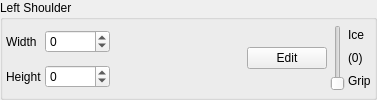
        <widget class="QGroupBox" name="groupBox_6">
         <property name="title">
          <string>Left Shoulder</string>
         </property>
         <layout class="QGridLayout" name="gridLayout_4">
          <property name="leftMargin">
           <number>3</number>
          </property>
          <property name="topMargin">
           <number>3</number>
          </property>
          <property name="rightMargin">
           <number>3</number>
          </property>
          <property name="bottomMargin">
           <number>3</number>
          </property>
          <property name="spacing">
           <number>3</number>
          </property>
          <item row="1" column="0">
           <widget class="QLabel" name="label_31">
            <property name="text">
             <string>Height</string>
            </property>
           </widget>
          </item>
          <item row="1" column="1">
           <widget class="QSpinBox" name="sbLShoulderHeight">
            <property name="minimum">
             <number>-65535</number>
            </property>
            <property name="maximum">
             <number>65535</number>
            </property>
            <property name="singleStep">
             <number>100</number>
            </property>
           </widget>
          </item>
          <item row="0" column="1">
           <widget class="QSpinBox" name="sbLShoulderWidth">
            <property name="minimum">
             <number>-65535</number>
            </property>
            <property name="maximum">
             <number>65535</number>
            </property>
            <property name="singleStep">
             <number>100</number>
            </property>
           </widget>
          </item>
          <item row="0" column="3" rowspan="2">
           <widget class="QLabel" name="lblLShoulderTex2">
            <property name="sizePolicy">
             <sizepolicy hsizetype="Fixed" vsizetype="Fixed">
              <horstretch>0</horstretch>
              <verstretch>0</verstretch>
             </sizepolicy>
            </property>
            <property name="minimumSize">
             <size>
              <width>64</width>
              <height>64</height>
             </size>
            </property>
            <property name="text">
             <string/>
            </property>
           </widget>
          </item>
          <item row="0" column="0">
           <widget class="QLabel" name="label_32">
            <property name="text">
             <string>Width</string>
            </property>
           </widget>
          </item>
          <item row="0" column="2" rowspan="2">
           <widget class="QLabel" name="lblLShoulderTex1">
            <property name="sizePolicy">
             <sizepolicy hsizetype="Fixed" vsizetype="Fixed">
              <horstretch>0</horstretch>
              <verstretch>0</verstretch>
             </sizepolicy>
            </property>
            <property name="minimumSize">
             <size>
              <width>64</width>
              <height>64</height>
             </size>
            </property>
            <property name="text">
             <string/>
            </property>
           </widget>
          </item>
          <item row="0" column="4" rowspan="2">
           <widget class="QPushButton" name="pbEditLShoulder">
            <property name="text">
             <string>Edit</string>
            </property>
           </widget>
          </item>
          <item row="0" column="5" rowspan="2">
           <layout class="QGridLayout" name="gridLayout_11">
            <item row="2" column="1">
             <widget class="QLabel" name="lblLShoulderGrip">
              <property name="text">
               <string>(0)</string>
              </property>
              <property name="alignment">
               <set>Qt::AlignLeading|Qt::AlignLeft|Qt::AlignVCenter</set>
              </property>
             </widget>
            </item>
            <item row="3" column="1">
             <widget class="QLabel" name="label_33">
              <property name="text">
               <string>Grip</string>
              </property>
              <property name="alignment">
               <set>Qt::AlignLeading|Qt::AlignLeft|Qt::AlignVCenter</set>
              </property>
             </widget>
            </item>
            <item row="1" column="1">
             <widget class="QLabel" name="label_11">
              <property name="text">
               <string>Ice</string>
              </property>
             </widget>
            </item>
            <item row="1" column="0" rowspan="3">
             <widget class="QSlider" name="sldLShoulderGrip">
              <property name="maximum">
               <number>12</number>
              </property>
              <property name="pageStep">
               <number>1</number>
              </property>
              <property name="orientation">
               <enum>Qt::Vertical</enum>
              </property>
             </widget>
            </item>
           </layout>
          </item>
         </layout>
        </widget>
